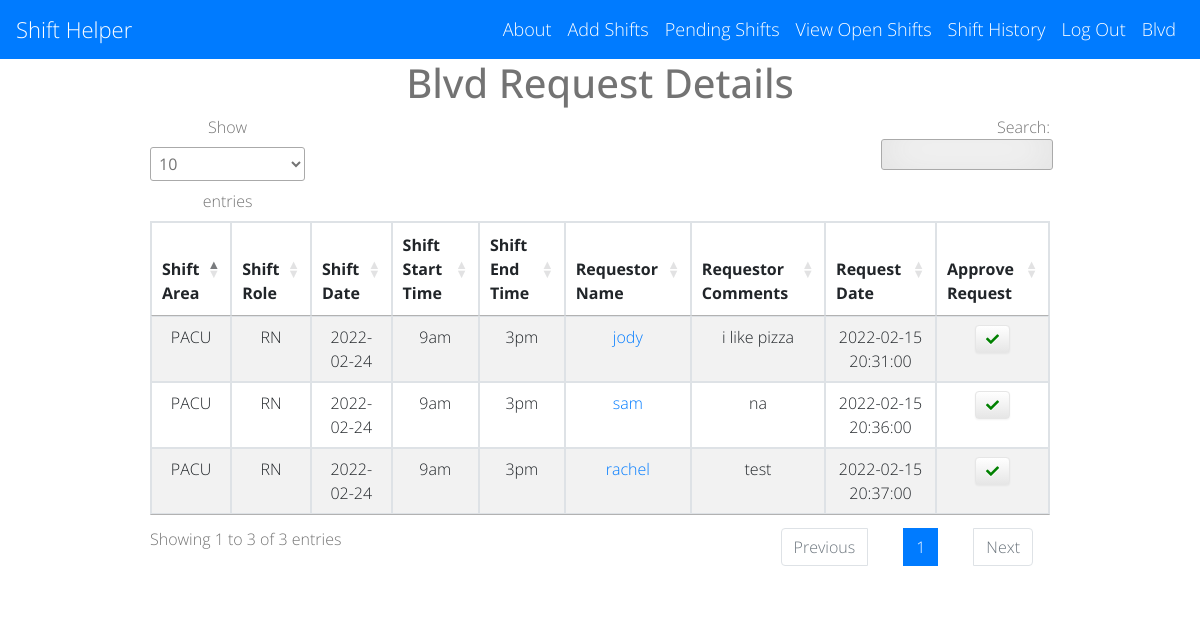
Screenshot of /request_details?id=7 (signed in) with the database file from the repository.
### main.py (models this page shows)
class Hospital(UserMixin, db.Model):
    id = db.Column(db.Integer, primary_key=True)
    hospital_name = db.Column(db.String(1000))
    admin_name = db.Column(db.String(1000))
    admin_email = db.Column(db.String(100))
    admin_password = db.Column(db.String(1000))
    staff_password = db.Column(db.String(1000))
    created_date = db.Column(db.TIMESTAMP)

class Requests(db.Model):
    transaction_id = db.Column(db.Integer, primary_key=True)
    shift_id = db.Column(db.Integer)
    hospital_id = db.Column(db.Integer)
    status = db.Column(db.String)
    create_dt_tm = db.Column(db.TIMESTAMP)
    approved_dt_tm = db.Column(db.TIMESTAMP)
    requested_by_name = db.Column(db.String)
    requested_by_email = db.Column(db.String)
    requested_by_phone = db.Column(db.String)
    comments = db.Column(db.String)

class Shifts(db.Model):
    shift_id = db.Column(db.Integer, primary_key=True)
    hospital_id = db.Column(db.Integer)
    area = db.Column(db.String)
    role = db.Column(db.String)
    date = db.Column(db.Date)
    start_time = db.Column(db.String)
    end_time = db.Column(db.String)
    comments = db.Column(db.String)
    status = db.Column(db.String)
    picked_up_by = db.Column(db.String)
    approved_dt_tm = db.Column(db.TIMESTAMP)
    create_dt_tm = db.Column(db.TIMESTAMP)
    contact_name = db.Column(db.String)
    contact_email = db.Column(db.String)

### main.py (the view)
@app.route('/request_details', methods=['GET', 'POST'])
@login_required
def request_detail():
    cur_hospital = Hospital.query.get(current_user.id)
    shift_id = request.args.get('id')
    request_details = db.session.query(Requests) \
        .join(Shifts, Shifts.shift_id == Requests.shift_id) \
        .filter(Requests.shift_id == shift_id) \
        .order_by(Requests.create_dt_tm) \
        .with_entities(Requests.requested_by_name, Requests.requested_by_email
                       , Requests.comments.label('requestor_comments'), Requests.create_dt_tm.label('request_date')
                       , Shifts.date.label('shift_date'), Shifts.area, Shifts.role, Shifts.start_time, Shifts.end_time
                       , Requests.transaction_id)
    return render_template('request_details.html', requests=request_details, hospital=cur_hospital, logged_in=True)

### main.py (called while the page is built)
@login_manager.user_loader
def load_user(user_id):
    return Hospital.query.get(int(user_id))

### templates/request_details.html (shortened to what this page needs)
{% extends 'base.html' %}
{% block content %}
<div class="table-responsive">
  <div class="row">
    <div class="col-sm-12">
      <h1> {{ current_user.hospital_name }} Request Details</h1>
	  <table id="data" class="table table-striped table-sm table-bordered">
        <thead>
            <tr>
                <th>Shift Area</th>
                <th>Shift Role</th>
                <th>Shift Date</th>
                <th>Shift Start Time</th>
                <th>Shift End Time</th>
                <th>Requestor Name</th>
                <th>Requestor Comments</th>
                <th>Request Date</th>
                <th>Approve Request</th>
            </tr>
        </thead>
          <tbody>
              {% for row in requests %}
                  <tr>
                      <td>{{ row.area }}</td>
                      <td>{{ row.role }}</td>
                      <td>{{ row.shift_date }}</td>
                      <td>{{ row.start_time }}</td>
                      <td>{{ row.end_time }}</td>
                      <td><a href="mailto:{{ row.requested_by_email }}">{{ row.requested_by_name }}</a></td>
                      <td>{{ row.requestor_comments }}</td>
                      <td>{{ row.request_date }}</td>
                      <td><a href="{{ url_for('approve_request',id=row.transaction_id) }}">
                          <button class="btn btn-lg">
                              <i class="fa fa-check" style="color: green;"></i>
                          </button>
                      </a></td>
                  </tr>
              {% endfor %}
          </tbody>
  	  </table>
    </div>
  </div>
</div>
{% endblock %}

### templates/base.html (shortened to what this page needs)
<!DOCTYPE html>
<html>
<head>
    <link rel="stylesheet" href="//use.fontawesome.com/releases/v5.0.7/css/all.css">
    <link rel="stylesheet" href="https://stackpath.bootstrapcdn.com/bootstrap/4.5.2/css/bootstrap.min.css">
    <link rel="stylesheet" type="text/css" href="https://cdn.datatables.net/1.11.4/css/jquery.dataTables.min.css">
    <link rel="stylesheet" href="{{ url_for('static', filename='css/styles.css')}}">
</head>
<body>
<nav class="navbar navbar-expand-lg navbar-dark bg-primary">
  <a class="navbar-brand" href="/">Shift Helper</a>
  <div class="collapse navbar-collapse">
      <ul class = "navbar-nav ml-auto">
          <li class="nav-item">
              <a class="nav-link" href="{{ url_for('about') }}">About</a>
          </li>
          {% if logged_in: %}
              {% if current_user.is_authenticated: %}
          <li class="nav-item">
              <a class="nav-link" href="{{ url_for('add_shifts') }}">Add Shifts</a>
          </li>
          <li class="nav-item">
              <a class="nav-link" href="{{ url_for('pending_shifts') }}">Pending Shifts</a>
          </li>
              {% endif %}
          <li class="nav-item">
              <a class="nav-link" href="{{ url_for('shifts', hospital_id=hospital.id) }}">View Open Shifts</a>
          </li>
        <li class="nav-item">
              <a class="nav-link" href="{{ url_for('shift_history', hospital_id=hospital.id) }}">Shift History</a>
          </li>
          <li class="nav-item">
              <a class="nav-link" href="{{ url_for('logout') }}">Log Out</a>
          </li>
          <li class="nav-item">
              <a class="nav-link" href="">{{ hospital.hospital_name }}</a>
          </li>
          {% endif %}
      </ul>
  </div>
</nav>
       {% block content %}
       {% endblock %}
</body>
</html>

### static/css/styles.css (style rules this page uses)
.btn { display: inline-block; *display: inline; *zoom: 1; padding: 4px 10px 4px; margin-bottom: 0; font-size: 13px; line-height: 18px; color: #333333; text-align: center;text-shadow: 0 1px 1px rgba(255, 255, 255, 0.75); vertical-align: middle; background-color: #f5f5f5; background-image: -moz-linear-gradient(top, #ffffff, #e6e6e6); background-image: -ms-linear-gradient(top, #ffffff, #e6e6e6); background-image: -webkit-gradient(linear, 0 0, 0 100%, from(#ffffff), to(#e6e6e6)); background-image: -webkit-linear-gradient(top, #ffffff, #e6e6e6); background-image: -o-linear-gradient(top, #ffffff, #e6e6e6); background-image: linear-gradient(top, #ffffff, #e6e6e6); background-repeat: repeat-x; filter: progid:dximagetransform.microsoft.gradient(startColorstr=#ffffff, endColorstr=#e6e6e6, GradientType=0); border-color: #e6e6e6 #e6e6e6 #e6e6e6; border-color: rgba(0, 0, 0, 0.1) rgba(0, 0, 0, 0.1) rgba(0, 0, 0, 0.25); border: 1px solid #e6e6e6; -webkit-border-radius: 4px; -moz-border-radius: 4px; border-radius: 4px; -webkit-box-shadow: inset 0 1px 0 rgba(255, 255, 255, 0.2), 0 1px 2px rgba(0, 0, 0, 0.05); -moz-box-shadow: inset 0 1px 0 rgba(255, 255, 255, 0.2), 0 1px 2px rgba(0, 0, 0, 0.05); box-shadow: inset 0 1px 0 rgba(255, 255, 255, 0.2), 0 1px 2px rgba(0, 0, 0, 0.05); cursor: pointer; *margin-left: .3em; }
* { -webkit-box-sizing:border-box; -moz-box-sizing:border-box; -ms-box-sizing:border-box; -o-box-sizing:border-box; box-sizing:border-box; }
html { width: 100%; height:100%; overflow:scroll; }
body { width: 100%; height:100%; font-family: 'Open Sans', Arial, sans-serif; font-weight:200; background: #ffffff; color: rgba(0, 0, 0, 0.55); filter: progid:DXImageTransform.Microsoft.gradient( startColorstr='#3E1D6D', endColorstr='#092756',GradientType=1 ); }
.navbar-brand { font-size: 22px; font-family: "Open Sans", Arial, sans-serif; }
.navbar-dark .navbar-nav .nav-link { color: white; font-size: 18px; }
.navbar-collapse { color: white; }
.table { text-align: center; }
.table-responsive { padding-left: 150px; padding-right: 150px; text-align: center; }

### rows the page displays
Hospital: hospital_name "Blvd"
Requests: area "PACU", role "RN", shift_date "2022-02-24", start_time "9am", end_time "3pm", requested_by_name "jody", requestor_comments "i like pizza", request_date "2022-02-15 20:31:00"
Requests: area "PACU", role "RN", shift_date "2022-02-24", start_time "9am", end_time "3pm", requested_by_name "sam", requestor_comments "na", request_date "2022-02-15 20:36:00"
Requests: area "PACU", role "RN", shift_date "2022-02-24", start_time "9am", end_time "3pm", requested_by_name "rachel", requestor_comments "test", request_date "2022-02-15 20:37:00"
